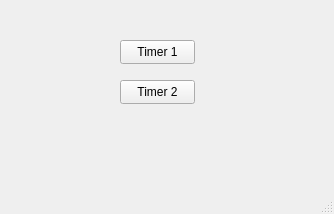
<?xml version="1.0" encoding="UTF-8"?>
<ui version="4.0">
 <class>MainWindow</class>
 <widget class="QMainWindow" name="MainWindow">
  <property name="geometry">
   <rect>
    <x>0</x>
    <y>0</y>
    <width>334</width>
    <height>214</height>
   </rect>
  </property>
  <property name="windowTitle">
   <string>MainWindow</string>
  </property>
  <widget class="QWidget" name="centralwidget">
   <widget class="QPushButton" name="btnT1">
    <property name="geometry">
     <rect>
      <x>120</x>
      <y>40</y>
      <width>75</width>
      <height>24</height>
     </rect>
    </property>
    <property name="text">
     <string>Timer 1</string>
    </property>
   </widget>
   <widget class="QPushButton" name="btnT2">
    <property name="geometry">
     <rect>
      <x>120</x>
      <y>80</y>
      <width>75</width>
      <height>24</height>
     </rect>
    </property>
    <property name="text">
     <string>Timer 2</string>
    </property>
   </widget>
  </widget>
  <widget class="QMenuBar" name="menubar">
   <property name="geometry">
    <rect>
     <x>0</x>
     <y>0</y>
     <width>334</width>
     <height>22</height>
    </rect>
   </property>
  </widget>
  <widget class="QStatusBar" name="statusbar"/>
 </widget>
 <resources/>
 <connections/>
</ui>
